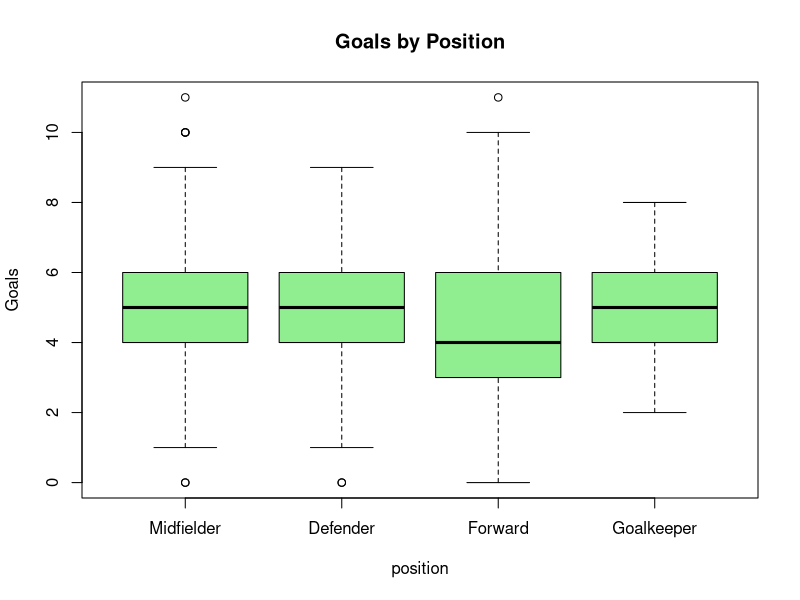
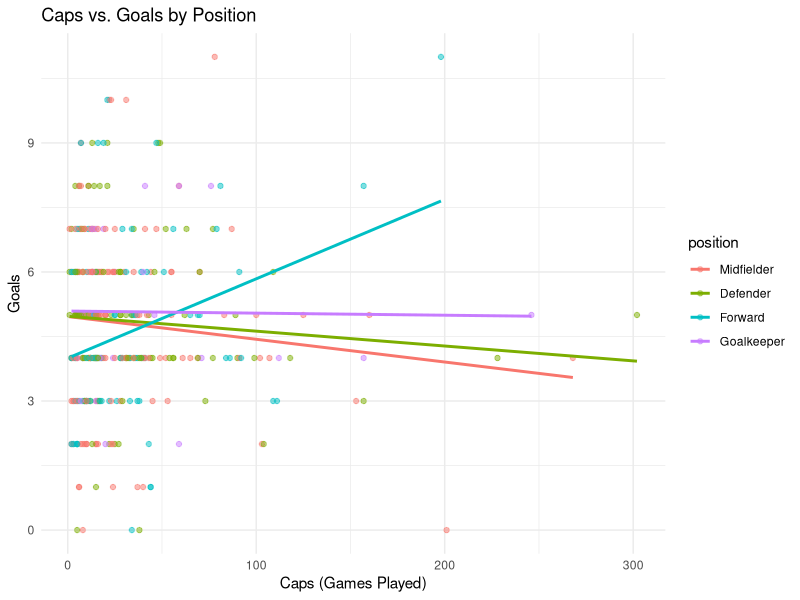

Write R code to recreate these figures, in order.
# ============================================================
# Script 13: Dummy Coding and Categorical Predictors
# Dataset: World Cup Soccer
# Course: PhD Multiple Regression / Advanced Stats
# ============================================================
# Topics Covered:
#   - Including categorical predictors in regression
#   - How R creates dummy codes automatically
#   - Interpreting dummy-coded coefficients
#   - Changing the reference category
#   - Regression with mixed predictor types
# ============================================================

# --- Step 1: Load the Data ---
worldcup <- read.csv("13_world_cup_soccer.csv")

# --- Step 2: Overview ---
str(worldcup)
head(worldcup)

table(worldcup$confederation)
table(worldcup$position)

# --- Step 3: Categorical Predictors in Regression ---
# Convert to factor
worldcup$position <- factor(worldcup$position)
worldcup$confederation <- factor(worldcup$confederation)

levels(worldcup$position)
levels(worldcup$confederation)

# --- Step 4: Regression with a Categorical Predictor ---
# Does position predict goals scored?
model1 <- lm(goals ~ position, data = worldcup)
summary(model1)

# R automatically creates dummy variables:
#   The first level (alphabetically) is the REFERENCE category
#   Each coefficient = difference from the reference group
#   e.g., positionForward = mean difference between Forwards and Defenders

# Verify with group means
tapply(worldcup$goals, worldcup$position, mean)

# --- Step 5: Changing the Reference Category ---
# Set "Midfielder" as reference
worldcup$position <- relevel(worldcup$position, ref = "Midfielder")

model2 <- lm(goals ~ position, data = worldcup)
summary(model2)

# Now all comparisons are relative to Midfielders

# --- Step 6: Mixed Model (Continuous + Categorical) ---
# Predict goals from age, caps (experience), and position
model3 <- lm(goals ~ age + caps + position, data = worldcup)
summary(model3)

# Interpretation:
#   age coefficient = effect of age on goals, controlling for
#     caps and position
#   positionForward = how many more/fewer goals forwards score
#     compared to midfielders, controlling for age and caps

# --- Step 7: Multiple Categorical Predictors ---
model4 <- lm(goals ~ age + caps + position + confederation, data = worldcup)
summary(model4)

# Many coefficients now! Each dummy variable gets its own line.

# --- Step 8: Check How Many Dummies Were Created ---
# Number of dummies = number of levels - 1
nlevels(worldcup$position)       # levels
nlevels(worldcup$confederation)  # levels
# Total dummy variables = (levels_position - 1) + (levels_confed - 1)

# --- Step 9: Visualize ---
boxplot(goals ~ position,
        data = worldcup,
        main = "Goals by Position",
        ylab = "Goals",
        col = "lightgreen")

# Scatterplot with color by position
library(ggplot2)
ggplot(worldcup, aes(x = caps, y = goals, color = position)) +
  geom_point(alpha = 0.5) +
  geom_smooth(method = "lm", se = FALSE) +
  labs(title = "Caps vs. Goals by Position",
       x = "Caps (Games Played)",
       y = "Goals") +
  theme_minimal()

# ============================================================
# Practice on Your Own:
#   1. Predict market_value_millions_eur from age, goals, and
#      confederation
#   2. Change the reference category for confederation
#   3. How many dummy variables does your full model have?
# ============================================================
